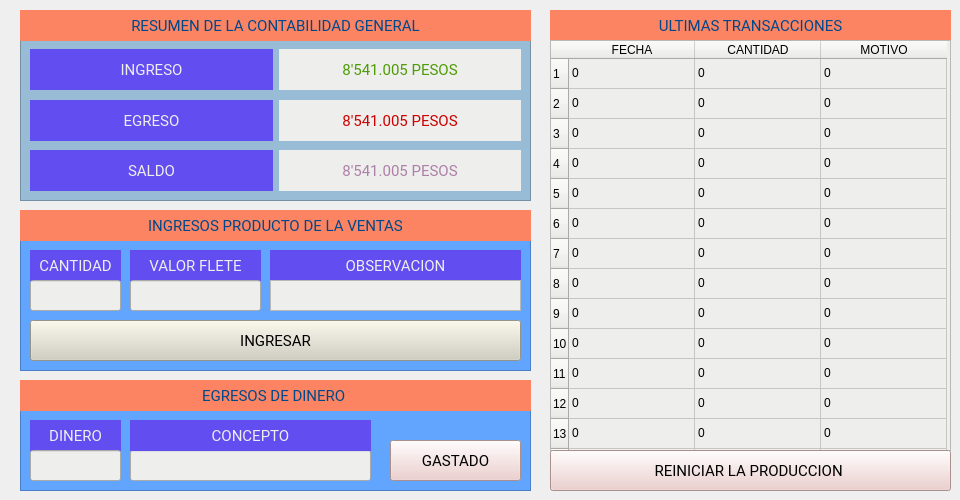
    <widget class="QWidget" name="fletes">
     <attribute name="title">
      <string>FLETES</string>
     </attribute>
     <widget class="QFrame" name="frame_13">
      <property name="geometry">
       <rect>
        <x>20</x>
        <y>410</y>
        <width>511</width>
        <height>81</height>
       </rect>
      </property>
      <property name="font">
       <font>
        <family>Roboto</family>
        <pointsize>11</pointsize>
        <weight>50</weight>
        <italic>false</italic>
        <bold>false</bold>
       </font>
      </property>
      <property name="styleSheet">
       <string notr="true">background-color: rgb(97, 165, 255);</string>
      </property>
      <property name="frameShape">
       <enum>QFrame::StyledPanel</enum>
      </property>
      <property name="frameShadow">
       <enum>QFrame::Raised</enum>
      </property>
      <widget class="QPushButton" name="boton_egresar_flete">
       <property name="geometry">
        <rect>
         <x>370</x>
         <y>30</y>
         <width>131</width>
         <height>41</height>
        </rect>
       </property>
       <property name="font">
        <font>
         <family>Roboto</family>
         <pointsize>11</pointsize>
         <weight>50</weight>
         <italic>false</italic>
         <bold>false</bold>
        </font>
       </property>
       <property name="styleSheet">
        <string notr="true">background-color: rgb(236, 201, 199);</string>
       </property>
       <property name="text">
        <string>GASTADO</string>
       </property>
      </widget>
      <widget class="QLabel" name="label_58">
       <property name="geometry">
        <rect>
         <x>10</x>
         <y>10</y>
         <width>91</width>
         <height>31</height>
        </rect>
       </property>
       <property name="font">
        <font>
         <family>Roboto</family>
         <pointsize>11</pointsize>
         <weight>50</weight>
         <italic>false</italic>
         <bold>false</bold>
        </font>
       </property>
       <property name="styleSheet">
        <string notr="true">font: 11pt &quot;Roboto&quot;;
color: rgb(238, 238, 236);
background-color: rgb(98, 77, 240);</string>
       </property>
       <property name="text">
        <string>DINERO</string>
       </property>
       <property name="alignment">
        <set>Qt::AlignCenter</set>
       </property>
      </widget>
      <widget class="QLineEdit" name="cantidad_egreso_flete">
       <property name="geometry">
        <rect>
         <x>10</x>
         <y>40</y>
         <width>91</width>
         <height>31</height>
        </rect>
       </property>
       <property name="styleSheet">
        <string notr="true">background-color: rgb(238, 238, 236);</string>
       </property>
      </widget>
      <widget class="QLineEdit" name="concepto_gasto_limon_7">
       <property name="geometry">
        <rect>
         <x>110</x>
         <y>40</y>
         <width>241</width>
         <height>31</height>
        </rect>
       </property>
       <property name="styleSheet">
        <string notr="true">background-color: rgb(238, 238, 236);</string>
       </property>
      </widget>
      <widget class="QLabel" name="label_62">
       <property name="geometry">
        <rect>
         <x>110</x>
         <y>10</y>
         <width>241</width>
         <height>31</height>
        </rect>
       </property>
       <property name="font">
        <font>
         <family>Roboto</family>
         <pointsize>11</pointsize>
         <weight>50</weight>
         <italic>false</italic>
         <bold>false</bold>
        </font>
       </property>
       <property name="styleSheet">
        <string notr="true">font: 11pt &quot;Roboto&quot;;
color: rgb(238, 238, 236);
background-color: rgb(98, 77, 240);</string>
       </property>
       <property name="text">
        <string>CONCEPTO</string>
       </property>
       <property name="alignment">
        <set>Qt::AlignCenter</set>
       </property>
      </widget>
     </widget>
     <widget class="QLabel" name="label_67">
      <property name="geometry">
       <rect>
        <x>550</x>
        <y>10</y>
        <width>401</width>
        <height>31</height>
       </rect>
      </property>
      <property name="font">
       <font>
        <family>Roboto</family>
        <pointsize>11</pointsize>
        <weight>50</weight>
        <italic>false</italic>
        <bold>false</bold>
       </font>
      </property>
      <property name="styleSheet">
       <string notr="true">background-color: rgb(252, 132, 98);
color: rgb(1, 72, 138);
font: 11pt &quot;Roboto&quot;;</string>
      </property>
      <property name="text">
       <string>ULTIMAS TRANSACCIONES</string>
      </property>
      <property name="alignment">
       <set>Qt::AlignCenter</set>
      </property>
     </widget>
     <widget class="QFrame" name="frame_14">
      <property name="geometry">
       <rect>
        <x>20</x>
        <y>240</y>
        <width>511</width>
        <height>131</height>
       </rect>
      </property>
      <property name="font">
       <font>
        <family>Roboto</family>
        <pointsize>11</pointsize>
        <weight>50</weight>
        <italic>false</italic>
        <bold>false</bold>
       </font>
      </property>
      <property name="styleSheet">
       <string notr="true">background-color: rgb(97, 165, 255);</string>
      </property>
      <property name="frameShape">
       <enum>QFrame::StyledPanel</enum>
      </property>
      <property name="frameShadow">
       <enum>QFrame::Raised</enum>
      </property>
      <widget class="QLabel" name="label_162">
       <property name="geometry">
        <rect>
         <x>10</x>
         <y>10</y>
         <width>91</width>
         <height>31</height>
        </rect>
       </property>
       <property name="font">
        <font>
         <family>Roboto</family>
         <pointsize>11</pointsize>
         <weight>50</weight>
         <italic>false</italic>
         <bold>false</bold>
        </font>
       </property>
       <property name="styleSheet">
        <string notr="true">font: 11pt &quot;Roboto&quot;;
color: rgb(238, 238, 236);
background-color: rgb(98, 77, 240);</string>
       </property>
       <property name="text">
        <string>CANTIDAD</string>
       </property>
       <property name="alignment">
        <set>Qt::AlignCenter</set>
       </property>
      </widget>
      <widget class="QPushButton" name="boton_ingresar_fletes">
       <property name="geometry">
        <rect>
         <x>10</x>
         <y>80</y>
         <width>491</width>
         <height>41</height>
        </rect>
       </property>
       <property name="font">
        <font>
         <family>Roboto</family>
         <pointsize>11</pointsize>
         <weight>50</weight>
         <italic>false</italic>
         <bold>false</bold>
        </font>
       </property>
       <property name="styleSheet">
        <string notr="true">background-color: rgb(209, 207, 192);</string>
       </property>
       <property name="text">
        <string>INGRESAR</string>
       </property>
      </widget>
      <widget class="QLabel" name="label_163">
       <property name="geometry">
        <rect>
         <x>110</x>
         <y>10</y>
         <width>131</width>
         <height>31</height>
        </rect>
       </property>
       <property name="font">
        <font>
         <family>Roboto</family>
         <pointsize>11</pointsize>
         <weight>50</weight>
         <italic>false</italic>
         <bold>false</bold>
        </font>
       </property>
       <property name="styleSheet">
        <string notr="true">font: 11pt &quot;Roboto&quot;;
color: rgb(238, 238, 236);
background-color: rgb(98, 77, 240);</string>
       </property>
       <property name="text">
        <string>VALOR FLETE</string>
       </property>
       <property name="alignment">
        <set>Qt::AlignCenter</set>
       </property>
      </widget>
      <widget class="QLabel" name="label_164">
       <property name="geometry">
        <rect>
         <x>250</x>
         <y>10</y>
         <width>251</width>
         <height>31</height>
        </rect>
       </property>
       <property name="font">
        <font>
         <family>Roboto</family>
         <pointsize>11</pointsize>
         <weight>50</weight>
         <italic>false</italic>
         <bold>false</bold>
        </font>
       </property>
       <property name="styleSheet">
        <string notr="true">font: 11pt &quot;Roboto&quot;;
color: rgb(238, 238, 236);
background-color: rgb(98, 77, 240);</string>
       </property>
       <property name="text">
        <string>OBSERVACION</string>
       </property>
       <property name="alignment">
        <set>Qt::AlignCenter</set>
       </property>
      </widget>
      <widget class="QLineEdit" name="cantidad_fletes">
       <property name="geometry">
        <rect>
         <x>10</x>
         <y>40</y>
         <width>91</width>
         <height>31</height>
        </rect>
       </property>
       <property name="styleSheet">
        <string notr="true">background-color: rgb(238, 238, 236);</string>
       </property>
      </widget>
      <widget class="QTextEdit" name="observacion_flete">
       <property name="geometry">
        <rect>
         <x>250</x>
         <y>40</y>
         <width>251</width>
         <height>31</height>
        </rect>
       </property>
       <property name="font">
        <font>
         <family>Roboto</family>
         <pointsize>11</pointsize>
         <weight>50</weight>
         <italic>false</italic>
         <bold>false</bold>
        </font>
       </property>
       <property name="styleSheet">
        <string notr="true">background-color: rgb(238, 238, 236);</string>
       </property>
       <property name="html">
        <string>&lt;!DOCTYPE HTML PUBLIC &quot;-//W3C//DTD HTML 4.0//EN&quot; &quot;http://www.w3.org/TR/REC-html40/strict.dtd&quot;&gt;
&lt;html&gt;&lt;head&gt;&lt;meta name=&quot;qrichtext&quot; content=&quot;1&quot; /&gt;&lt;style type=&quot;text/css&quot;&gt;
p, li { white-space: pre-wrap; }
&lt;/style&gt;&lt;/head&gt;&lt;body style=&quot; font-family:'Roboto'; font-size:11pt; font-weight:400; font-style:normal;&quot;&gt;
&lt;p style=&quot;-qt-paragraph-type:empty; margin-top:0px; margin-bottom:0px; margin-left:0px; margin-right:0px; -qt-block-indent:0; text-indent:0px; font-family:'Ubuntu';&quot;&gt;&lt;br /&gt;&lt;/p&gt;&lt;/body&gt;&lt;/html&gt;</string>
       </property>
      </widget>
      <widget class="QLineEdit" name="valor_flete">
       <property name="geometry">
        <rect>
         <x>110</x>
         <y>40</y>
         <width>131</width>
         <height>31</height>
        </rect>
       </property>
       <property name="styleSheet">
        <string notr="true">background-color: rgb(238, 238, 236);</string>
       </property>
      </widget>
     </widget>
     <widget class="QTableWidget" name="tabla_transacciones_fletes">
      <property name="geometry">
       <rect>
        <x>550</x>
        <y>40</y>
        <width>401</width>
        <height>411</height>
       </rect>
      </property>
      <property name="styleSheet">
       <string notr="true">font: 11pt &quot;Andale Mono&quot;;
background-color: rgb(238, 238, 236);</string>
      </property>
      <property name="verticalScrollBarPolicy">
       <enum>Qt::ScrollBarAlwaysOff</enum>
      </property>
      <property name="horizontalScrollBarPolicy">
       <enum>Qt::ScrollBarAlwaysOff</enum>
      </property>
      <property name="editTriggers">
       <set>QAbstractItemView::NoEditTriggers</set>
      </property>
      <attribute name="horizontalHeaderDefaultSectionSize">
       <number>126</number>
      </attribute>
      <row>
       <property name="text">
        <string>1</string>
       </property>
      </row>
      <row>
       <property name="text">
        <string>2</string>
       </property>
      </row>
      <row>
       <property name="text">
        <string>3</string>
       </property>
      </row>
      <row>
       <property name="text">
        <string>4</string>
       </property>
      </row>
      <row>
       <property name="text">
        <string>5</string>
       </property>
      </row>
      <row>
       <property name="text">
        <string>6</string>
       </property>
      </row>
      <row>
       <property name="text">
        <string>7</string>
       </property>
      </row>
      <row>
       <property name="text">
        <string>8</string>
       </property>
      </row>
      <row>
       <property name="text">
        <string>9</string>
       </property>
      </row>
      <row>
       <property name="text">
        <string>10</string>
       </property>
      </row>
      <row>
       <property name="text">
        <string>11</string>
       </property>
      </row>
      <row>
       <property name="text">
        <string>12</string>
       </property>
      </row>
      <row>
       <property name="text">
        <string>13</string>
       </property>
      </row>
      <row>
       <property name="text">
        <string>14</string>
       </property>
      </row>
      <column>
       <property name="text">
        <string>FECHA</string>
       </property>
       <property name="font">
        <font>
         <kerning>true</kerning>
        </font>
       </property>
      </column>
      <column>
       <property name="text">
        <string>CANTIDAD</string>
       </property>
      </column>
      <column>
       <property name="text">
        <string>MOTIVO</string>
       </property>
      </column>
      <item row="0" column="0">
       <property name="text">
        <string>0</string>
       </property>
      </item>
      <item row="0" column="1">
       <property name="text">
        <string>0</string>
       </property>
      </item>
      <item row="0" column="2">
       <property name="text">
        <string>0</string>
       </property>
      </item>
      <item row="1" column="0">
       <property name="text">
        <string>0</string>
       </property>
      </item>
      <item row="1" column="1">
       <property name="text">
        <string>0</string>
       </property>
      </item>
      <item row="1" column="2">
       <property name="text">
        <string>0</string>
       </property>
      </item>
      <item row="2" column="0">
       <property name="text">
        <string>0</string>
       </property>
      </item>
      <item row="2" column="1">
       <property name="text">
        <string>0</string>
       </property>
      </item>
      <item row="2" column="2">
       <property name="text">
        <string>0</string>
       </property>
      </item>
      <item row="3" column="0">
       <property name="text">
        <string>0</string>
       </property>
      </item>
      <item row="3" column="1">
       <property name="text">
        <string>0</string>
       </property>
      </item>
      <item row="3" column="2">
       <property name="text">
        <string>0</string>
       </property>
      </item>
      <item row="4" column="0">
       <property name="text">
        <string>0</string>
       </property>
      </item>
      <item row="4" column="1">
       <property name="text">
        <string>0</string>
       </property>
      </item>
      <item row="4" column="2">
       <property name="text">
        <string>0</string>
       </property>
      </item>
      <item row="5" column="0">
       <property name="text">
        <string>0</string>
       </property>
      </item>
      <item row="5" column="1">
       <property name="text">
        <string>0</string>
       </property>
      </item>
      <item row="5" column="2">
       <property name="text">
        <string>0</string>
       </property>
      </item>
      <item row="6" column="0">
       <property name="text">
        <string>0</string>
       </property>
      </item>
      <item row="6" column="1">
       <property name="text">
        <string>0</string>
       </property>
      </item>
      <item row="6" column="2">
       <property name="text">
        <string>0</string>
       </property>
      </item>
      <item row="7" column="0">
       <property name="text">
        <string>0</string>
       </property>
      </item>
      <item row="7" column="1">
       <property name="text">
        <string>0</string>
       </property>
      </item>
      <item row="7" column="2">
       <property name="text">
        <string>0</string>
       </property>
      </item>
      <item row="8" column="0">
       <property name="text">
        <string>0</string>
       </property>
      </item>
      <item row="8" column="1">
       <property name="text">
        <string>0</string>
       </property>
      </item>
      <item row="8" column="2">
       <property name="text">
        <string>0</string>
       </property>
      </item>
      <item row="9" column="0">
       <property name="text">
        <string>0</string>
       </property>
      </item>
      <item row="9" column="1">
       <property name="text">
        <string>0</string>
       </property>
      </item>
      <item row="9" column="2">
       <property name="text">
        <string>0</string>
       </property>
      </item>
      <item row="10" column="0">
       <property name="text">
        <string>0</string>
       </property>
      </item>
      <item row="10" column="1">
       <property name="text">
        <string>0</string>
       </property>
      </item>
      <item row="10" column="2">
       <property name="text">
        <string>0</string>
       </property>
      </item>
      <item row="11" column="0">
       <property name="text">
        <string>0</string>
       </property>
      </item>
      <item row="11" column="1">
       <property name="text">
        <string>0</string>
       </property>
      </item>
      <item row="11" column="2">
       <property name="text">
        <string>0</string>
       </property>
      </item>
      <item row="12" column="0">
       <property name="text">
        <string>0</string>
       </property>
      </item>
      <item row="12" column="1">
       <property name="text">
        <string>0</string>
       </property>
      </item>
      <item row="12" column="2">
       <property name="text">
        <string>0</string>
       </property>
      </item>
      <item row="13" column="0">
       <property name="text">
        <string>0</string>
       </property>
      </item>
      <item row="13" column="1">
       <property name="text">
        <string>0</string>
       </property>
      </item>
      <item row="13" column="2">
       <property name="text">
        <string>0</string>
       </property>
      </item>
     </widget>
     <widget class="QPushButton" name="boton_reiniciar_fletes">
      <property name="geometry">
       <rect>
        <x>550</x>
        <y>450</y>
        <width>401</width>
        <height>41</height>
       </rect>
      </property>
      <property name="font">
       <font>
        <family>Roboto</family>
        <pointsize>11</pointsize>
        <weight>50</weight>
        <italic>false</italic>
        <bold>false</bold>
       </font>
      </property>
      <property name="styleSheet">
       <string notr="true">background-color: rgb(236, 201, 199)</string>
      </property>
      <property name="text">
       <string>REINICIAR LA PRODUCCION </string>
      </property>
     </widget>
     <widget class="QFrame" name="frame_19">
      <property name="geometry">
       <rect>
        <x>20</x>
        <y>40</y>
        <width>511</width>
        <height>161</height>
       </rect>
      </property>
      <property name="font">
       <font>
        <family>Roboto</family>
        <pointsize>11</pointsize>
        <weight>50</weight>
        <italic>false</italic>
        <bold>false</bold>
       </font>
      </property>
      <property name="styleSheet">
       <string notr="true">background-color: rgb(152, 187, 214);</string>
      </property>
      <property name="frameShape">
       <enum>QFrame::StyledPanel</enum>
      </property>
      <property name="frameShadow">
       <enum>QFrame::Raised</enum>
      </property>
      <widget class="QWidget" name="layoutWidget_23">
       <property name="geometry">
        <rect>
         <x>10</x>
         <y>60</y>
         <width>491</width>
         <height>41</height>
        </rect>
       </property>
       <layout class="QHBoxLayout" name="horizontalLayout_23">
        <item>
         <widget class="QLabel" name="label_72">
          <property name="font">
           <font>
            <family>Roboto</family>
            <pointsize>11</pointsize>
            <weight>50</weight>
            <italic>false</italic>
            <bold>false</bold>
           </font>
          </property>
          <property name="styleSheet">
           <string notr="true">font: 11pt &quot;Roboto&quot;;
color: rgb(238, 238, 236);
background-color: rgb(98, 77, 240);</string>
          </property>
          <property name="text">
           <string>EGRESO</string>
          </property>
          <property name="alignment">
           <set>Qt::AlignCenter</set>
          </property>
         </widget>
        </item>
        <item>
         <widget class="QLabel" name="egresos_fletes">
          <property name="font">
           <font>
            <family>Roboto</family>
            <pointsize>11</pointsize>
            <weight>50</weight>
            <italic>false</italic>
            <bold>false</bold>
           </font>
          </property>
          <property name="styleSheet">
           <string notr="true">background-color: rgb(238, 238, 236);
color: rgb(204, 0, 0);</string>
          </property>
          <property name="text">
           <string>8'541.005 PESOS</string>
          </property>
          <property name="alignment">
           <set>Qt::AlignCenter</set>
          </property>
         </widget>
        </item>
       </layout>
      </widget>
      <widget class="QWidget" name="layoutWidget_24">
       <property name="geometry">
        <rect>
         <x>10</x>
         <y>110</y>
         <width>491</width>
         <height>41</height>
        </rect>
       </property>
       <layout class="QHBoxLayout" name="horizontalLayout_24">
        <item>
         <widget class="QLabel" name="label_77">
          <property name="font">
           <font>
            <family>Roboto</family>
            <pointsize>11</pointsize>
            <weight>50</weight>
            <italic>false</italic>
            <bold>false</bold>
           </font>
          </property>
          <property name="styleSheet">
           <string notr="true">font: 11pt &quot;Roboto&quot;;
color: rgb(238, 238, 236);
background-color: rgb(98, 77, 240);</string>
          </property>
          <property name="text">
           <string>SALDO</string>
          </property>
          <property name="alignment">
           <set>Qt::AlignCenter</set>
          </property>
         </widget>
        </item>
        <item>
         <widget class="QLabel" name="saldo_total_fletes">
          <property name="font">
           <font>
            <family>Roboto</family>
            <pointsize>11</pointsize>
            <weight>50</weight>
            <italic>false</italic>
            <bold>false</bold>
           </font>
          </property>
          <property name="styleSheet">
           <string notr="true">background-color: rgb(238, 238, 236);
color: rgb(173, 127, 168)</string>
          </property>
          <property name="text">
           <string>8'541.005 PESOS</string>
          </property>
          <property name="alignment">
           <set>Qt::AlignCenter</set>
          </property>
         </widget>
        </item>
       </layout>
      </widget>
      <widget class="QWidget" name="layoutWidget_25">
       <property name="geometry">
        <rect>
         <x>10</x>
         <y>9</y>
         <width>491</width>
         <height>41</height>
        </rect>
       </property>
       <layout class="QHBoxLayout" name="horizontalLayout_25">
        <item>
         <widget class="QLabel" name="label_168">
          <property name="font">
           <font>
            <family>Roboto</family>
            <pointsize>11</pointsize>
            <weight>50</weight>
            <italic>false</italic>
            <bold>false</bold>
           </font>
          </property>
          <property name="styleSheet">
           <string notr="true">font: 11pt &quot;Roboto&quot;;
color: rgb(238, 238, 236);
background-color: rgb(98, 77, 240);</string>
          </property>
          <property name="text">
           <string>INGRESO</string>
          </property>
          <property name="alignment">
           <set>Qt::AlignCenter</set>
          </property>
         </widget>
        </item>
        <item>
         <widget class="QLabel" name="ingresos_fletes">
          <property name="font">
           <font>
            <family>Roboto</family>
            <pointsize>11</pointsize>
            <weight>50</weight>
            <italic>false</italic>
            <bold>false</bold>
           </font>
          </property>
          <property name="styleSheet">
           <string notr="true">background-color: rgb(238, 238, 236);
color: rgb(78, 154, 6);</string>
          </property>
          <property name="text">
           <string>8'541.005 PESOS</string>
          </property>
          <property name="alignment">
           <set>Qt::AlignCenter</set>
          </property>
         </widget>
        </item>
       </layout>
      </widget>
     </widget>
     <widget class="QLabel" name="label_180">
      <property name="geometry">
       <rect>
        <x>20</x>
        <y>10</y>
        <width>511</width>
        <height>31</height>
       </rect>
      </property>
      <property name="font">
       <font>
        <family>Roboto</family>
        <pointsize>11</pointsize>
        <weight>50</weight>
        <italic>false</italic>
        <bold>false</bold>
       </font>
      </property>
      <property name="styleSheet">
       <string notr="true">background-color: rgb(252, 132, 98);
color: rgb(1, 72, 138);
font: 11pt &quot;Roboto&quot;;</string>
      </property>
      <property name="text">
       <string>RESUMEN DE LA CONTABILIDAD GENERAL</string>
      </property>
      <property name="alignment">
       <set>Qt::AlignCenter</set>
      </property>
     </widget>
     <widget class="QLabel" name="label_181">
      <property name="geometry">
       <rect>
        <x>20</x>
        <y>210</y>
        <width>511</width>
        <height>31</height>
       </rect>
      </property>
      <property name="font">
       <font>
        <family>Roboto</family>
        <pointsize>11</pointsize>
        <weight>50</weight>
        <italic>false</italic>
        <bold>false</bold>
       </font>
      </property>
      <property name="styleSheet">
       <string notr="true">background-color: rgb(252, 132, 98);
color: rgb(1, 72, 138);
font: 11pt &quot;Roboto&quot;;</string>
      </property>
      <property name="text">
       <string>INGRESOS PRODUCTO DE LA VENTAS</string>
      </property>
      <property name="alignment">
       <set>Qt::AlignCenter</set>
      </property>
     </widget>
     <widget class="QLabel" name="label_182">
      <property name="geometry">
       <rect>
        <x>20</x>
        <y>380</y>
        <width>511</width>
        <height>31</height>
       </rect>
      </property>
      <property name="font">
       <font>
        <family>Roboto</family>
        <pointsize>11</pointsize>
        <weight>50</weight>
        <italic>false</italic>
        <bold>false</bold>
       </font>
      </property>
      <property name="styleSheet">
       <string notr="true">background-color: rgb(252, 132, 98);
color: rgb(1, 72, 138);
font: 11pt &quot;Roboto&quot;;</string>
      </property>
      <property name="text">
       <string>EGRESOS DE DINERO </string>
      </property>
      <property name="alignment">
       <set>Qt::AlignCenter</set>
      </property>
     </widget>
    </widget>
